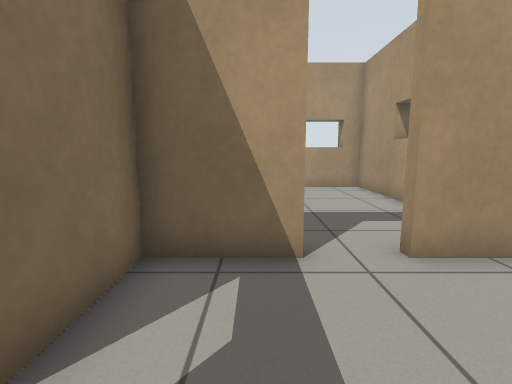
view 1 (above)

16 first-person views from a walk through a world built for the Gazebo simulator. The camera is 0.78 m above the floor, tilts 8° down and sees 85° across. The floor is counted in squares, 0.5 m on a side. Each view is taken from the middle of a square. On the plan, view 1 faces up. The plan holds only what a view shows up to about 14 squares ahead; the rest is blank.

view 2
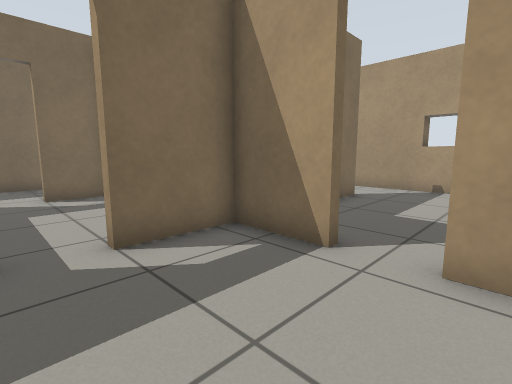

view 3
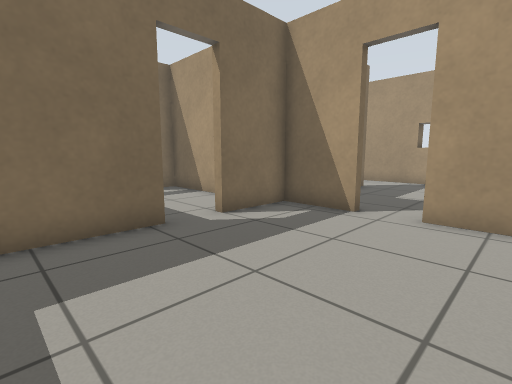

view 4
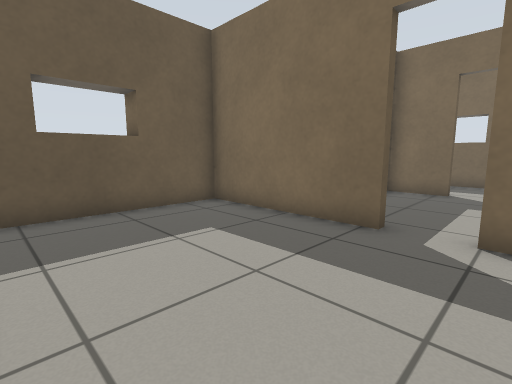

view 5
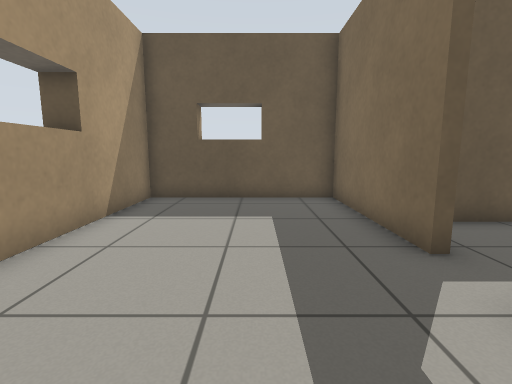

view 6
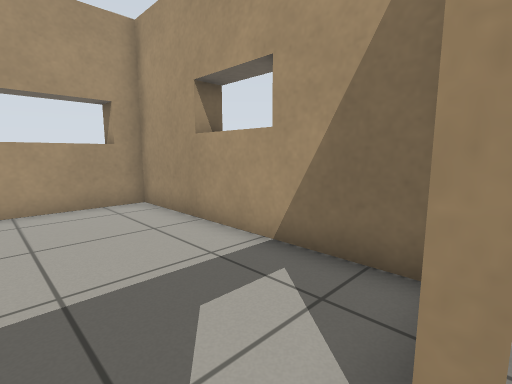

view 7
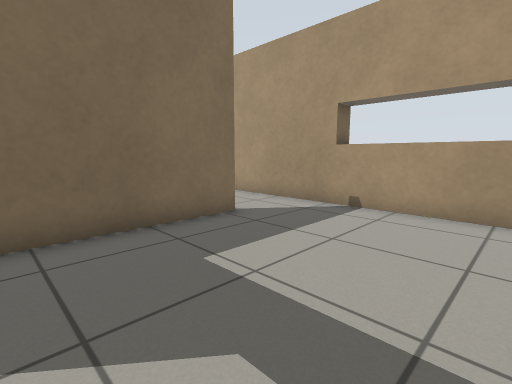

view 8
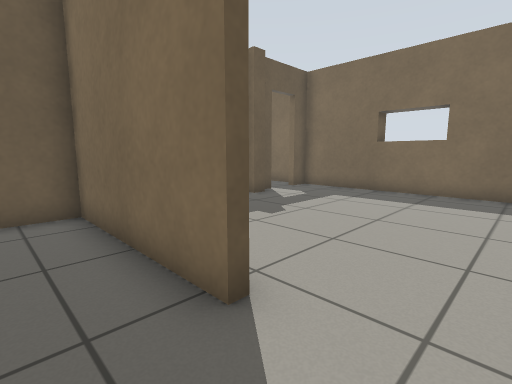

view 9
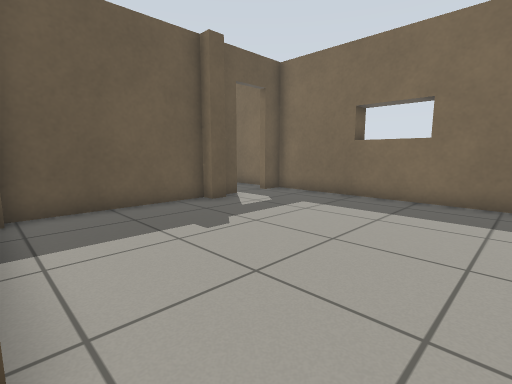

view 10
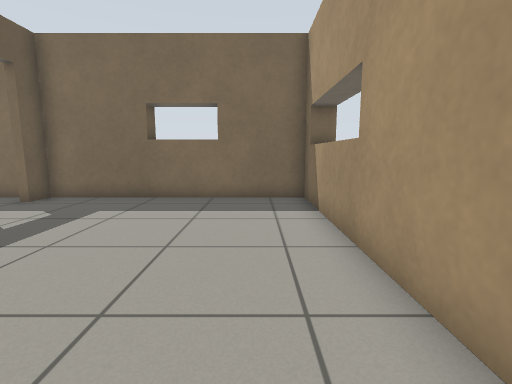

view 11
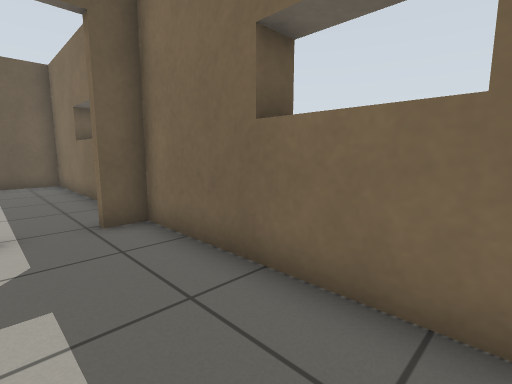

view 12
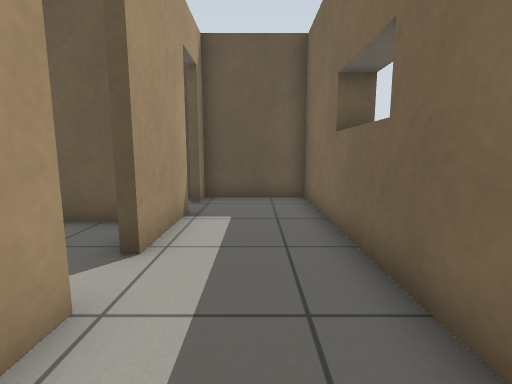

view 13
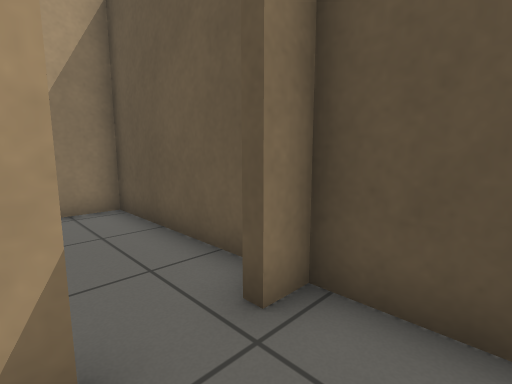

view 14
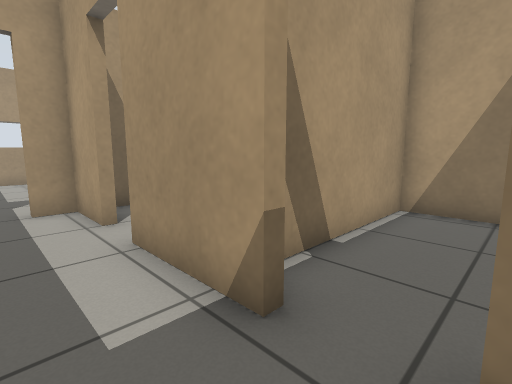

view 15
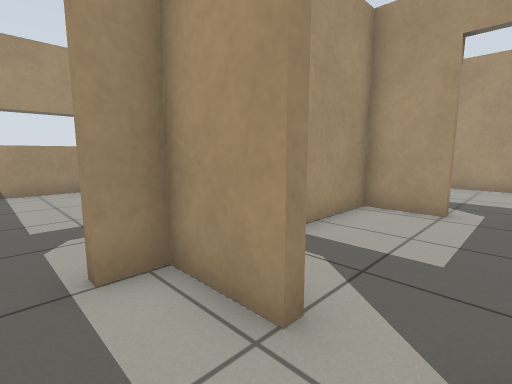

view 16
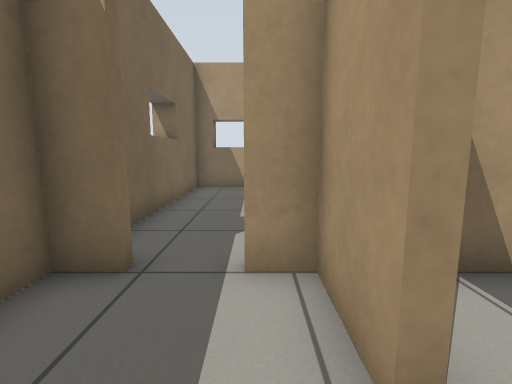

### Floor plan
Points are (right, up) in squares from view 1. A wall is a line through its corners. A room is listed if a view was taken in it or the views show most of it. See-through windows are left out.
Room 1 (views 1, 2, 3, 4)
walls: (-2.1, -0.1) (-1.7, -0.1) (-1.7, -5.7) (4.7, -5.7) (4.7, 2.6); (0.8, 4) (-1.7, 4) (-1.7, 1.4); (3.9, 4) (2.3, 4)
ways out: opening at (1.5, 4) to room 2; opening at (-2, 0.5) to room 5
Room 2 (views 5, 6, 7, 8, 9, 10)
walls: (-2.1, 9.9) (-1.7, 9.9) (-1.7, 4.3) (-0.2, 4.3); (2.3, 4) (2.3, 4.4); (4.7, 4.8) (4.7, 12.7) (-2.5, 12.7)
ways out: opening at (1.5, 4) to room 1; opening at (-2, 11) to room 3
Room 3 (views 11, 12)
walls: (-8.2, 4.3) (-7.6, 4.3); (-7.6, 3.8) (-2.2, 3.8); (-9.1, 3.5) (-9.1, 3.8) (-8.5, 3.8); (-2.5, 12.7) (-11.7, 12.7) (-11.7, 3.8) (-10.7, 3.8) (-10.7, 3.5)
ways out: opening at (-2, 11) to room 2; opening at (-10, 4) to room 4
Room 4 (views 13, 14, 15, 16)
walls: (-8.2, -3.4) (-8.2, -0.1); (-8.2, 1.4) (-8.2, 3.5) (-9.1, 3.5); (-10.7, 3.5) (-11.7, 3.5) (-11.7, -5.7) (-8.2, -5.7) (-8.2, -4.9)
ways out: opening at (-10, 4) to room 3; opening at (-8, 0.5) to room 5; opening at (-8, -4) to room 6
Room 5 (no view inside)
walls: (-2, 1.4) (-2, 3.5) (-7.9, 3.5) (-7.9, 1.4); (-7.9, -0.1) (-7.9, -2.2) (-3.4, -2.2)
ways out: opening at (-2, 0.5) to room 1; opening at (-8, 0.5) to room 4
Room 6 (no view inside)
walls: (-7.8, -5.7) (-2, -5.7) (-2, -2.5) (-7, -2.5)
ways out: opening at (-8, -4) to room 4

Where each view was taken, in squares from view 1:
view 1: 0 up, 0 right, facing up
view 2: 0 up, 3 right, facing up-left
view 3: 3 down, 4 right, facing up-left
view 4: 2 up, 4 right, facing down-left
view 5: 4 up, 1 right, facing down
view 6: 4 up, 1 right, facing up-right
view 7: 5 up, 4 right, facing up-left
view 8: 12 up, 0 right, facing down-left
view 9: 12 up, 2 left, facing down-left
view 10: 11 up, 2 left, facing left
view 11: 10 up, 9 left, facing down-left
view 12: 4 up, 10 left, facing down
view 13: 3 down, 10 left, facing down-right
view 14: 5 down, 10 left, facing up-right
view 15: 0 up, 10 left, facing up-right
view 16: 0 up, 9 left, facing up
